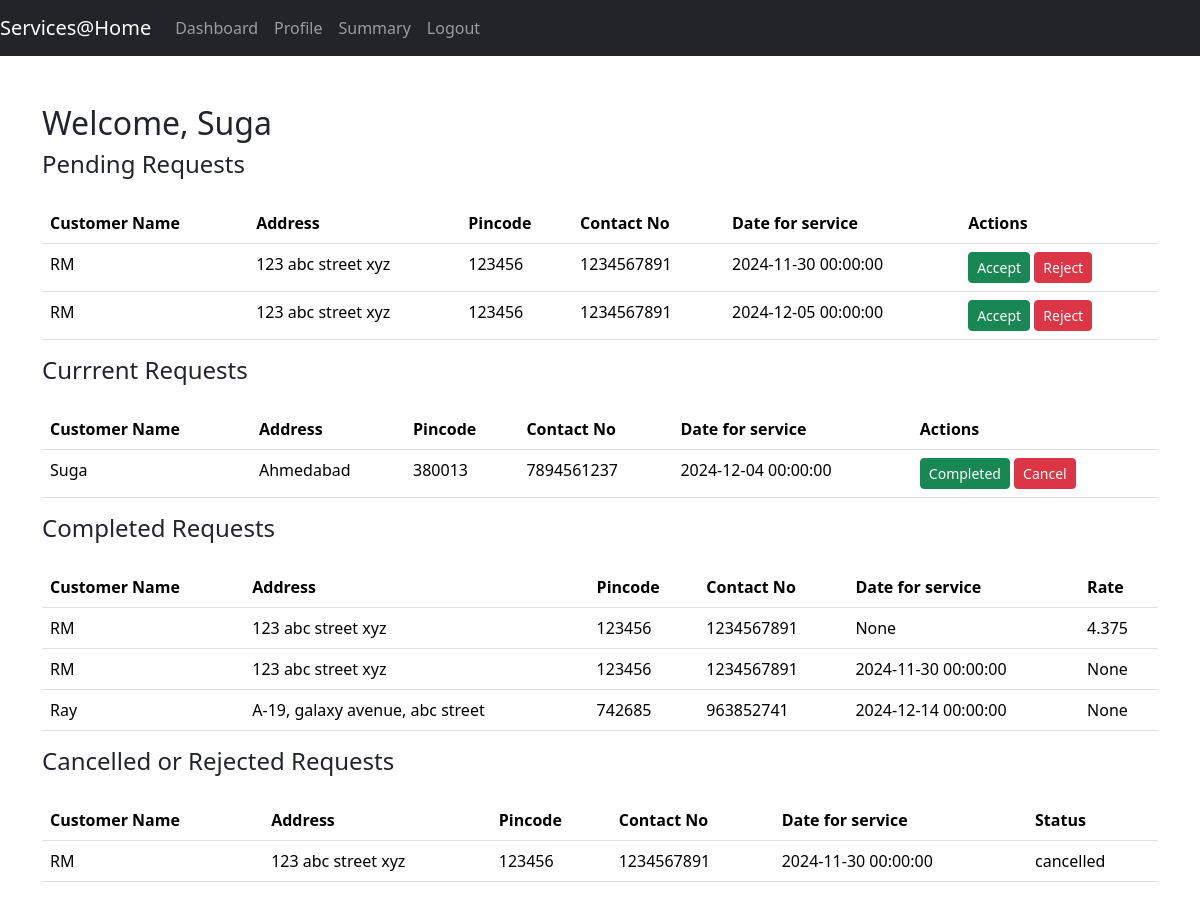
/professional/dashboard (signed in), run on the app's committed database.
### app/models.py (models this page shows)
class Professional(db.Model):
    __tablename__ = 'professionals'
    id = db.Column(db.Integer, primary_key=True)
    email = db.Column(db.String(100), unique=True, nullable=False)
    password = db.Column(db.String(100), nullable=False)
    name = db.Column(db.String(100), nullable=True)
    role = db.Column(db.String(20), nullable=False)  # 'customer' or 'professional'
    service = db.Column(db.String(100), nullable= False)
    pin_code = db.Column(db.String(6), nullable = False)
    contact_no = db.Column(db.String(10), nullable = True)
    expireance = db.Column(db.Integer, nullable = False)
    people = db.Column(db.Integer, nullable = False, default=1)
    base_price = db.Column(db.Float, nullable = False)
    city = db.Column(db.String(100), nullable=True)
    category = db.Column(db.String(100), nullable=True)
    approved = db.Column(db.Boolean, default=False)
    rate = db.Column(db.Float, nullable=True, default=0.0)
    services = db.relationship('Service', back_populates='professional')

class User(UserMixin, db.Model):
    __tablename__ = 'users'
    id = db.Column(db.Integer, primary_key=True)
    email = db.Column(db.String(100), unique=True, nullable=False)
    password = db.Column(db.String(100), nullable=False)
    name = db.Column(db.String(100), nullable=True)
    role = db.Column(db.String(20), nullable=False)  # 'customer' or 'professional'
    address = db.Column(db.String(100), nullable= False)
    pin_code = db.Column(db.String(6), nullable = False)
    contact_no = db.Column(db.String(10), nullable = True)

class ServiceRequest(db.Model):
    __tablename__ = 'service_requests'
    id = db.Column(db.Integer, primary_key=True)
    customer_id = db.Column(db.Integer, db.ForeignKey('users.id', name='fk_service_request_customer'), nullable=False)
    professional_id = db.Column(db.Integer, db.ForeignKey('users.id', name='fk_service_request_professional'), nullable=True)
    service_id = db.Column(db.Integer, db.ForeignKey('services.id', name='fk_service_request_service'), nullable=False)
    location = db.Column(db.String(100), nullable=False)
    pin_code = db.Column(db.String(10), nullable=False)
    date_of_request = db.Column(db.DateTime , server_default=func.now())
    status = db.Column(db.String(20), nullable=False)  # 'requested', 'assigned', 'closed'
    remarks = db.Column(db.Text)
    rate = db.Column(db.Float, nullable=True)
    customer = db.relationship('User', foreign_keys=[customer_id])
    professional = db.relationship('User', foreign_keys=[professional_id])
    service = db.relationship('Service')

### app.py (the view)
@app.route('/professional/dashboard')
@login_required
@require_role('professional')
def professional_dashboard():
    prof_email= current_user.email
    professional = Professional.query.filter_by(email=prof_email).first()
    pending_request = []
    current_request = []
    completed_request = []
    cancelled_request = []
    if not professional.approved:
      flash("The admin is yet to approve your account. It takes between 20 to 40 hours for the process to be done. Please wait until then.", "info")
    else:
        service_request = ServiceRequest.query.filter_by(professional_id=professional.id).all()
        for request in service_request:
            user = User.query.filter_by(id=request.customer_id).first()
            if request.status == 'requested':
                pending_request.append({
                    'id' : request.id,
                    'customer_name' : user.name,
                    'customer_address' : user.address,
                    'customer_pin_code' : user.pin_code,
                    'customer_contact_no' : user.contact_no,
                    'date_of_request' : request.date_of_request
                })
            elif request.status == 'accepted':
                current_request.append({
                    'id' : request.id,
                    'customer_name' : user.name,
                    'customer_address' : user.address,
                    'customer_pin_code' : user.pin_code,
                    'customer_contact_no' : user.contact_no,
                    'date_of_request' : request.date_of_request
                })
            elif request.status == 'completed':
                completed_request.append({
                    'id' : request.id,
                    'customer_name' : user.name,
                    'customer_address' : user.address,
                    'customer_pin_code' : user.pin_code,
                    'customer_contact_no' : user.contact_no,
                    'date_of_request' : request.date_of_request,
                    'rate' : request.rate
                })
            elif request.status == 'cancelled' or request.status == 'rejected':
                cancelled_request.append({
                    'id' : request.id,
                    'customer_name' : user.name,
                    'customer_address' : user.address,
                    'customer_pin_code' : user.pin_code,
                    'customer_contact_no' : user.contact_no,
                    'date_of_request' : request.date_of_request,
                    'status' : request.status
                })
    return render_template('professional_dashboard.html', professional=professional, pending_request=pending_request,
                           current_request=current_request, completed_request=completed_request, cancelled_request=cancelled_request)

### app.py (called while the page is built)
@login_manager.user_loader
def load_user(user_id):
    user_id = int(user_id)
    return User.query.filter_by(id=user_id).first()

### app/utils.py (called while the page is built)
def require_role(role):
    def wrapper(f):
        @wraps(f)
        def decorated_function(*args, **kwargs):
            if not current_user.is_authenticated or current_user.role != role:
                flash("Unauthorized access.", "error")
                return redirect(url_for('login'))
            return f(*args, **kwargs)
        return decorated_function
    return wrapper

### app/templates/professional_dashboard.html (shortened to what this page needs)
<!DOCTYPE html>
<html lang="en">
<head>
    <link href="https://cdn.jsdelivr.net/npm/bootstrap@5.3.3/dist/css/bootstrap.min.css" rel="stylesheet">
</head>
<body>
    <nav class="navbar navbar-expand-lg navbar-dark bg-dark">
        <a class="navbar-brand" href="{{ url_for('index')}}">Services@Home</a>
        <div class="collapse navbar-collapse">
            <ul class="navbar-nav ml-auto">
                <li class="nav-item"><a class="nav-link" href="{{ url_for('professional_dashboard') }}">Dashboard</a>
                </li>
                <li class="nav-item"><a class="nav-link" href="{{ url_for('professional_profile') }}">Profile</a></li>
                <li class="nav-item"><a class="nav-link" href="{{ url_for('professional_summary') }}">Summary</a></li>
                <li class="nav-item"><a class="nav-link" href="{{ url_for('login') }}">Logout</a></li>
            </ul>
        </div>
    </nav>
    <div class="container mt-5">
        <h2>Welcome, {{ professional.name }}</h2>
        <h4>Pending Requests</h4>
        <table class="table mt-4">
            <thead>
                <tr>
                    <th>Customer Name</th>
                    <th>Address</th>
                    <th>Pincode</th>
                    <th>Contact No</th>
                    <th>Date for service</th>
                    <th>Actions</th>
                </tr>
            </thead>
            <tbody>
                {% for request in pending_request %}
                <tr>
                    <td>{{ request.customer_name }}</td>
                    <td>{{ request.customer_address }}</td>
                    <td>{{ request.customer_pin_code }}</td>
                    <td>{{ request.customer_contact_no }}</td>
                    <td>{{ request.date_of_request }}</td>
                    <td>
                        <form method="POST" action="{{ url_for('professional_service_request') }}"
                            style="display:inline;">
                            <button type="submit" name="action" value="accept"
                                class="btn btn-success btn-sm">Accept</button>
                            <button type="submit" name="action" value="reject"
                                class="btn btn-danger btn-sm">Reject</button>
                        </form>
                    </td>
                </tr>
                {% endfor %}
            </tbody>
        </table>
        <h4>Currrent Requests</h4>
        <table class="table mt-4">
            <thead>
                <tr>
                    <th>Customer Name</th>
                    <th>Address</th>
                    <th>Pincode</th>
                    <th>Contact No</th>
                    <th>Date for service</th>
                    <th>Actions</th>
                </tr>
            </thead>
            <tbody>
                {% for request in current_request %}
                <tr>
                    <td>{{ request.customer_name }}</td>
                    <td>{{ request.customer_address }}</td>
                    <td>{{ request.customer_pin_code }}</td>
                    <td>{{ request.customer_contact_no }}</td>
                    <td>{{ request.date_of_request }}</td>
                    <td>
                        <form method="POST" action="{{ url_for('professional_service_request') }}"
                            style="display:inline;">
                            <button type="submit" name="action" value="complete"
                                class="btn btn-success btn-sm">Completed</button>
                            <button type="submit" name="action" value="cancel"
                                class="btn btn-danger btn-sm">Cancel</button>
                        </form>
                    </td>
                </tr>
                {% endfor %}
            </tbody>
        </table>
        <h4>Completed Requests</h4>
        <table class="table mt-4">
            <thead>
                <tr>
                    <th>Customer Name</th>
                    <th>Address</th>
                    <th>Pincode</th>
                    <th>Contact No</th>
                    <th>Date for service</th>
                    <th>Rate</th>
                </tr>
            </thead>
            <tbody>
                {% for request in completed_request %}
                <tr>
                    <td>{{ request.customer_name }}</td>
                    <td>{{ request.customer_address }}</td>
                    <td>{{ request.customer_pin_code }}</td>
                    <td>{{ request.customer_contact_no }}</td>
                    <td>{{ request.date_of_request }}</td>
                    <td>{{ request.rate }}</td>
                </tr>
                {% endfor %}
            </tbody>
        </table>
        <h4>Cancelled or Rejected Requests</h4>
        <table class="table mt-4">
            <thead>
                <tr>
                    <th>Customer Name</th>
                    <th>Address</th>
                    <th>Pincode</th>
                    <th>Contact No</th>
                    <th>Date for service</th>
                    <th>Status</th>
                </tr>
            </thead>
            <tbody>
                {% for request in cancelled_request %}
                <tr>
                    <td>{{ request.customer_name }}</td>
                    <td>{{ request.customer_address }}</td>
                    <td>{{ request.customer_pin_code }}</td>
                    <td>{{ request.customer_contact_no }}</td>
                    <td>{{ request.date_of_request }}</td>
                    <td>{{ request.status }}</td>
                </tr>
                {% endfor %}
            </tbody>
        </table>
    </div>
</body>
</html>

### data on the page
Professional: name "Suga"
User: customer_name "RM", customer_address "123 abc street xyz", customer_pin_code "123456", customer_contact_no "1234567891", date_of_request "2024-11-30 00:00:00", date_of_request "2024-12-05 00:00:00", customer_name "RM", customer_address "123 abc street xyz", customer_pin_code "123456", customer_contact_no "1234567891", rate "None", customer_name "RM", customer_address "123 abc street xyz", customer_pin_code "123456", customer_contact_no "1234567891"
User: customer_name "Suga", customer_address "Ahmedabad", customer_pin_code "380013", customer_contact_no "7894561237", date_of_request "2024-12-04 00:00:00"
ServiceRequest: rate "4.375"
User: customer_name "Ray", customer_address "A-19, galaxy avenue, abc street", customer_pin_code "742685", customer_contact_no "963852741", date_of_request "2024-12-14 00:00:00", rate "None"
ServiceRequest: date_of_request "2024-11-30 00:00:00", status "cancelled"

### other printed values
{{ request.date_of_request }} "None"
